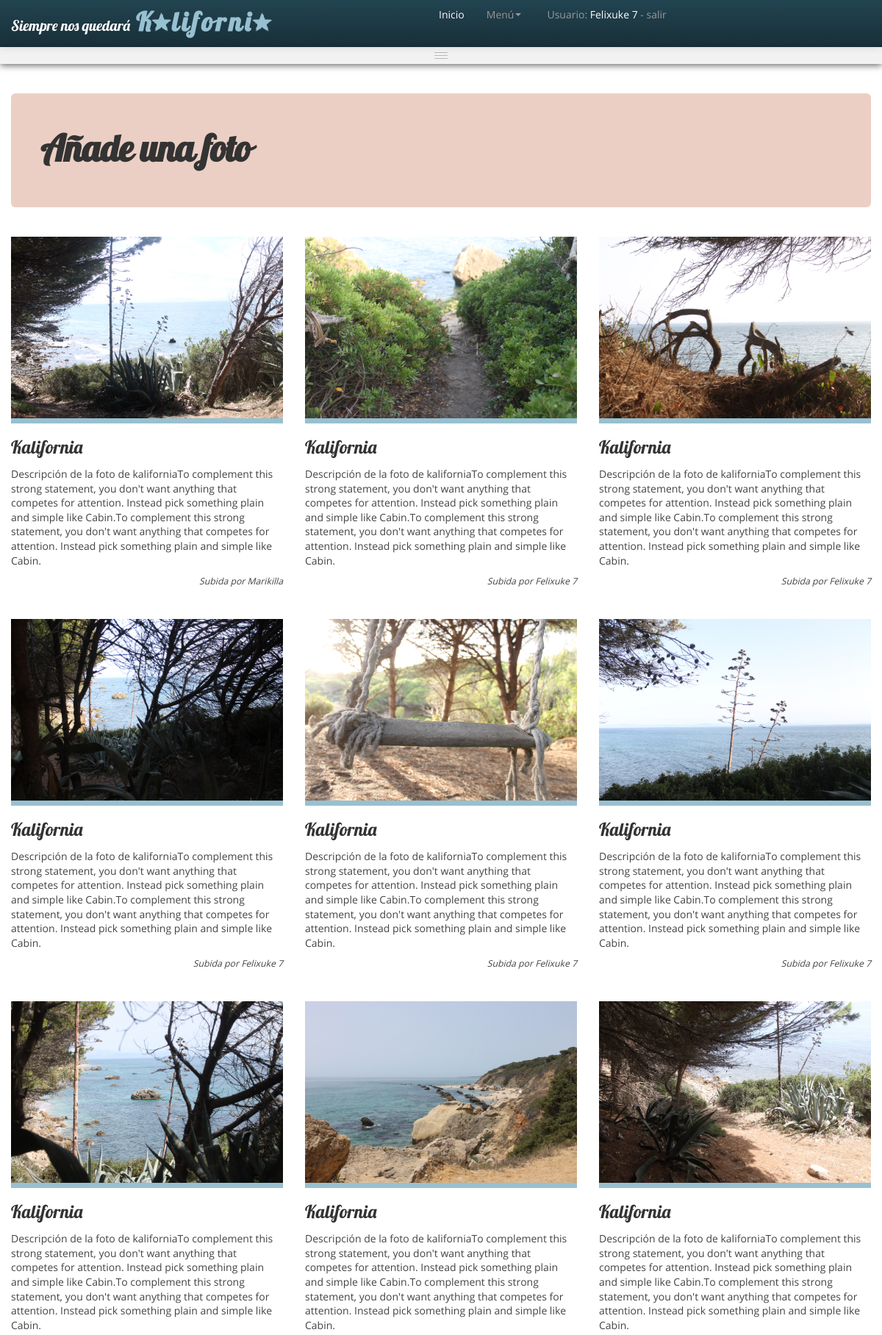
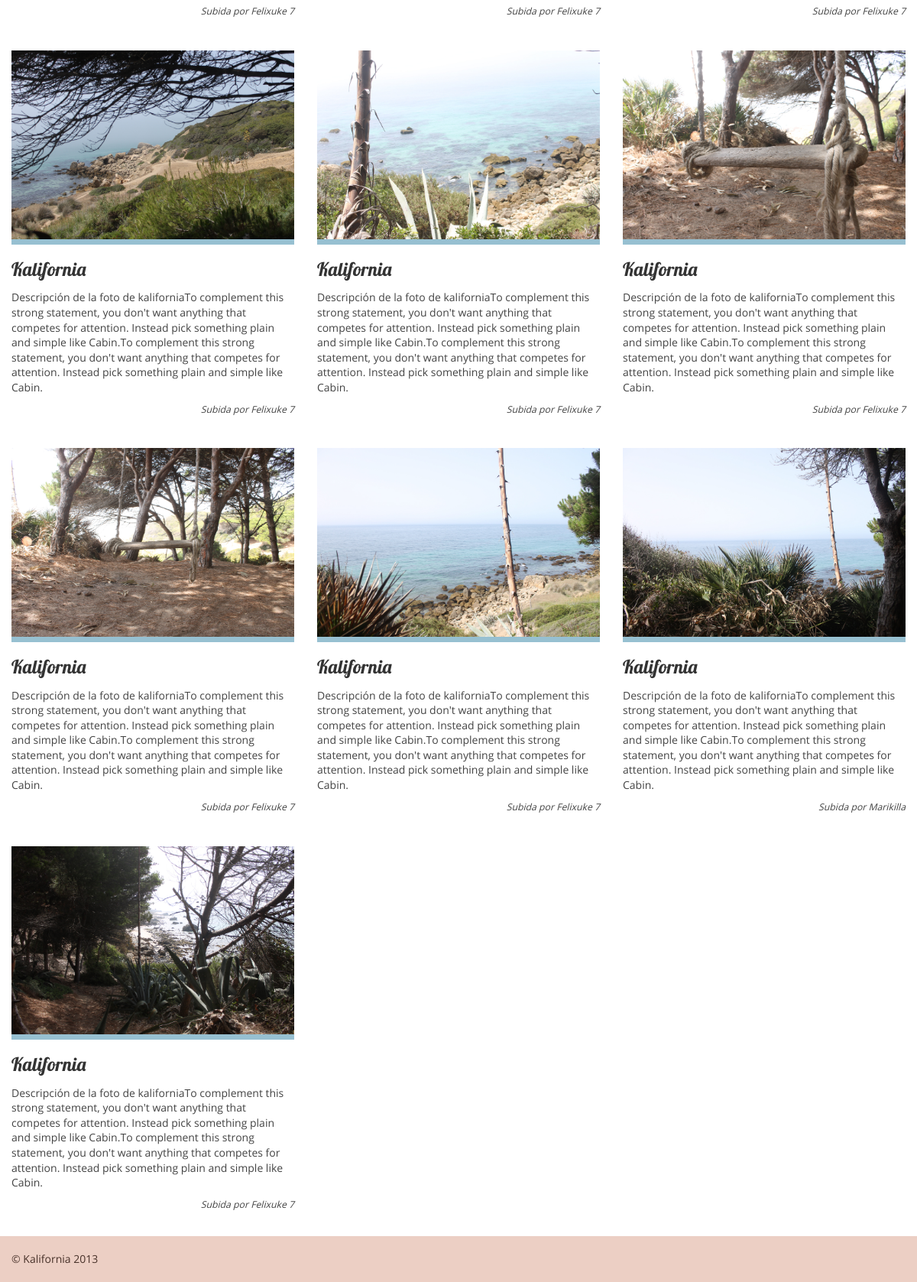
The page /kaliforniazo.php?id=1 (signed in) on the database its author committed (2 pictures, top to bottom).
### tables this page shows
CREATE TABLE IF NOT EXISTS `img` (
  `id` int(11) NOT NULL,
  `id_kaliforniazo` int(11) NOT NULL,
  `mail` varchar(255) NOT NULL,
  `fecha` varchar(255) NOT NULL,
  `titulo` varchar(255) NOT NULL,
  `descripcion` varchar(255) NOT NULL,
  PRIMARY KEY (`id`),
  KEY `mail` (`mail`),
  KEY `id_kaliforniazo` (`id_kaliforniazo`),
  KEY `mail_2` (`mail`),
  KEY `id_kaliforniazo_2` (`id_kaliforniazo`)
);

CREATE TABLE IF NOT EXISTS `usuario` (
  `mail` varchar(255) NOT NULL,
  `pass` varchar(255) NOT NULL,
  `nombre` varchar(255) NOT NULL,
  PRIMARY KEY (`mail`)
);

### Connections/conexion.php (called while the page is built, shortened)
<?php
function select($consulta,$conexion,$basedatos){
	return @mysql_query($consulta,$conexion);
}
if(!strncmp($_SERVER['HTTP_HOST'],'localhost',9)){
	$database_conexion = "kalifornia";
}else{
	$hostname_conexion = "db439974848.db.1and1.com";
	$database_conexion = "db439974848";
	$username_conexion = "dbo439974848";
	$password_conexion = "fantasia";
}
?>

### kaliforniazo.php (the view, shortened to what this page needs)
<?php
include("php/controlS.php");
if(isset($_REQUEST['id'])){
	$consulta='SELECT * FROM img WHERE id_kaliforniazo='.$_REQUEST['id'].' ORDER BY id DESC';
	$resultado=select($consulta,$conexion,$database_conexion);
}else{
	header('Location: principal.php');
}
?>
<!DOCTYPE HTML>
<html lang="es">
	<head>
        <?php include('php/head.php');?>
    </head>
    <body>
        <?php include('php/menu.php');?>
		<?php include('php/menuBoton.php');?>
        <div class="container padT30">
        	<div class="hero-unit">
                <h1>A&ntilde;ade una foto</h1>
            </div>
            <div class="row">
            <?php
			while($reg=@mysql_fetch_array($resultado)){
				$consultaU='SELECT * FROM usuario WHERE mail="'.$reg['mail'].'"';
				$resultadoU=select($consultaU,$conexion,$database_conexion);
				$regU=@mysql_fetch_array($resultadoU);
			?>
                <div class="span4 show-grid">
                    <img src="img/<?php echo $reg['id'];?>.jpg" width="100%" />
                    <h2><?php echo $reg['titulo'];?></h2>
                    <p class="descripcion"><?php echo $reg['descripcion'];?>To complement this strong statement, you don't want anything that competes for attention. Instead pick something plain and simple like Cabin.To complement this strong statement, you don't want anything that competes for attention. Instead pick something plain and simple like Cabin.</p>
                    <p class="autor">Subida por <?php
                                if($regU['mail']==$_SESSION['mail']){
                                    echo '<span class="nUsuario">'.$regU['nombre'].'</span>';
                                }else{
                                    echo $regU['nombre'];
                                }?></p>
                </div>
            <?php
            }
            ?>
            </div>
        </div>
        <?php include('php/footer.php');?>
    </body>
</html>

### php/head.php (shortened to what this page needs)
<link type="text/css" rel="stylesheet" href="ajax/css/jquery-ui-1.8.4.custom.css" />
<link rel="stylesheet" href="css/bootstrap.css">
<link rel="stylesheet" href="css/bootstrap-responsive.css">
<link rel="stylesheet" href="css/main.css">

### php/menu.php (shortened to what this page needs)
<div class="navbar navbar-inverse navbar-fixed-top">
    <div class="navbar-inner">
        <div class="container">
            <a class="brand" href="principal.php"><div class="tituloP">Siempre nos quedar&aacute;</div><div class="titulo"></div></a>
            <?php
            if(isset($_SESSION['mail']) && isset($_SESSION['usuario'])){
            ?>
            <div class="nav-collapse collapse">
                <ul class="nav">
                    <li class="active"><a href="principal.php">Inicio</a></li>
                    <li class="dropdown">
                        <a href="#" class="dropdown-toggle" data-toggle="dropdown">Men&uacute;<b class="caret"></b></a>
                    </li>
                </ul>
            </div>
            <?php
                echo '<div class="usuario">Usuario: <b><span class="nUsuario">'.$_SESSION['usuario'].'</span></b> - <a href="php/cerrarS.php">salir</a></div>';
            }
            ?>
        </div>
    </div>
</div>

### php/menuBoton.php (shortened to what this page needs)
<div id="menuA" class="menuBoton alineaC collapse">
	<div class="separadorInterior"></div>
</div>
<div class="separaMenu">
	<div class="botonMenu" data-toggle="collapse" data-target="#menuA">
        <span class="iconMenu"></span>
        <span class="iconMenu"></span>
        <span class="iconMenu"></span>
    </div>
</div>

### php/footer.php (shortened to what this page needs)
<footer>
    <div class="container">
        <div class="row">
            <div class="span12"><p>&copy; Kalifornia <?php echo date('Y');?></p></div>
        </div>
    </div>
</footer>

### css/main.css (style rules this page uses)
body { background-color:#EEFFFF; background-color:#FFFFFF; font-family: 'Cabin', Helvetica, Arial, sans-serif; font-family: 'OpenSans-Regular', Helvetica, Arial, sans-serif; padding-bottom:0px; margin-bottom:0px; padding-top: 60px; }
h1 { font-family: 'Lobster', Georgia, Times, serif; font-size: 3em; line-height: 1.2em; }
h2 { font-family: 'OpenSans-Light', Georgia, Times, serif; font-family: 'Lobster', Georgia, Times, serif; font-weight: 400; font-style: normal; font-size: 1.75em; line-height: 1.4em; margin-bottom: 10px; margin-top: 15px; color:#48322a; color:#333; }
.show-grid { margin-top: 10px; margin-bottom: 20px; }
.alineaC { text-align:center; }
.titulo { font-family: 'Lobster', Georgia, Times, serif; font-size: 1.9em; line-height: 1.1em; color:#97C0D1; width:195px; padding-top:13px; height:30px; float:left; background:right center no-repeat url(../imgagen/logo.png); }
.tituloP { font-family: 'Lobster', Georgia, Times, serif; font-size: 1em; line-height: 1.2em; color:#FFF; padding-top:13px; height:30px; float:left; }
.usuario { margin-left:10px; padding-top:10px; width:220px; float:left; color:#999 !important; }
.usuario a { color:#999; text-decoration:none !important; }
.usuario b,.usuario a:hover { font-weight:normal; color:#FFF; }
.menuBoton { padding: 0px 0px; background-color:#48322a; background-color:#97C0D1; background-color:#eccfc4; background-color: #f2f2f2; color:#97C0D1; color:#48322a; color:#444; width:auto !important; border-bottom: 1px solid #DDD; }
.separadorInterior { padding:15px 0px; }
.separaMenu { width:auto; margin:0px 0px 40px; padding:0px; border-top:1px solid #fff; background-color:#F2F2F2; box-shadow:0px 2px 10px rgba(0,0,0,0.6); }
.botonMenu { width:18px; padding:2px 0px 6px; margin:5px auto 0px; cursor:pointer; }
.iconMenu { -webkit-border-image: none; -webkit-box-shadow: rgba(0, 0, 0, 0.247059) 0px 1px 0px 0px; background-color: whiteSmoke; background-image: url('../img/glyphicons-halflings.png'); background-position: 14px 14px; background-repeat: no-repeat; border-bottom-color: #333; border-bottom-left-radius: 1px; border-bottom-right-radius: 1px; border-bottom-style: none; border-bottom-width: 0px; border-left-color: #333; border-left-style: none; border-left-width: 0px; border-right-color: #333; border-right-style: none; border-right-width: 0px; border-top-color: #333; border-top-left-radius: 1px; border-top-right-radius: 1px; border-top-style: none; border-top-width: 0px; box-shadow: rgba(0, 0, 0, 0.247059) 0px 1px 0px 0px; color: #333; cursor: pointer; display: block; float: none; font-family: OpenSans-Regular; font-size: 14px; height: 2px; line-height: 14px; margin-bottom: 2px; margin-left: 0px; margin-right: 0px; margin-top: 0px; overflow-x: visible; overflow-y: visible; padding-bottom: 0px; padding-left: 0px; padding-right: 0px; padding-top: 0px; text-align: center; text-decoration: none; text-shadow: rgba(0, 0, 0, 0.247059) 0px -1px 0px; vertical-align: text-top; width: 18px; }
p.descripcion { font-family: 'OpenSans-Regular', Helvetica, Arial, sans-serif; font-size: 1em; line-height: 1.4em; margin-bottom: 8px; color:#48322a; color:#444; }
p.autor { text-align: right; font-weight: 400; font-style: italic; font-size: 0.875em; line-height: 1.7857142857142858em; text-indent: 0px; color:#48322a; color:#444; }
.span4 img { border-bottom:7px solid #97C0D1; max-width:100%; width:100%; }
footer p { margin-bottom:0px; }

### rows shown on the page
img: shows a picture, titulo "Kalifornia", descripcion "Descripción de la foto de kalifornia", mail.nombre "Marikilla"
img: shows a picture, titulo "Kalifornia", descripcion "Descripción de la foto de kalifornia", mail.nombre "Felixuke 7"
img: shows a picture, titulo "Kalifornia", descripcion "Descripción de la foto de kalifornia", mail.nombre "Felixuke 7"
img: shows a picture, titulo "Kalifornia", descripcion "Descripción de la foto de kalifornia", mail.nombre "Felixuke 7"
img: shows a picture, titulo "Kalifornia", descripcion "Descripción de la foto de kalifornia", mail.nombre "Felixuke 7"
img: shows a picture, titulo "Kalifornia", descripcion "Descripción de la foto de kalifornia", mail.nombre "Felixuke 7"
img: shows a picture, titulo "Kalifornia", descripcion "Descripción de la foto de kalifornia", mail.nombre "Felixuke 7"
img: shows a picture, titulo "Kalifornia", descripcion "Descripción de la foto de kalifornia", mail.nombre "Felixuke 7"
img: shows a picture, titulo "Kalifornia", descripcion "Descripción de la foto de kalifornia", mail.nombre "Felixuke 7"
img: shows a picture, titulo "Kalifornia", descripcion "Descripción de la foto de kalifornia", mail.nombre "Felixuke 7"
img: shows a picture, titulo "Kalifornia", descripcion "Descripción de la foto de kalifornia", mail.nombre "Felixuke 7"
img: shows a picture, titulo "Kalifornia", descripcion "Descripción de la foto de kalifornia", mail.nombre "Felixuke 7"
img: shows a picture, titulo "Kalifornia", descripcion "Descripción de la foto de kalifornia", mail.nombre "Felixuke 7"
img: shows a picture, titulo "Kalifornia", descripcion "Descripción de la foto de kalifornia", mail.nombre "Felixuke 7"
img: shows a picture, titulo "Kalifornia", descripcion "Descripción de la foto de kalifornia", mail.nombre "Marikilla"
img: shows a picture, titulo "Kalifornia", descripcion "Descripción de la foto de kalifornia", mail.nombre "Felixuke 7"

### other values the page prints
$_SESSION['usuario'] "Felixuke 7"
